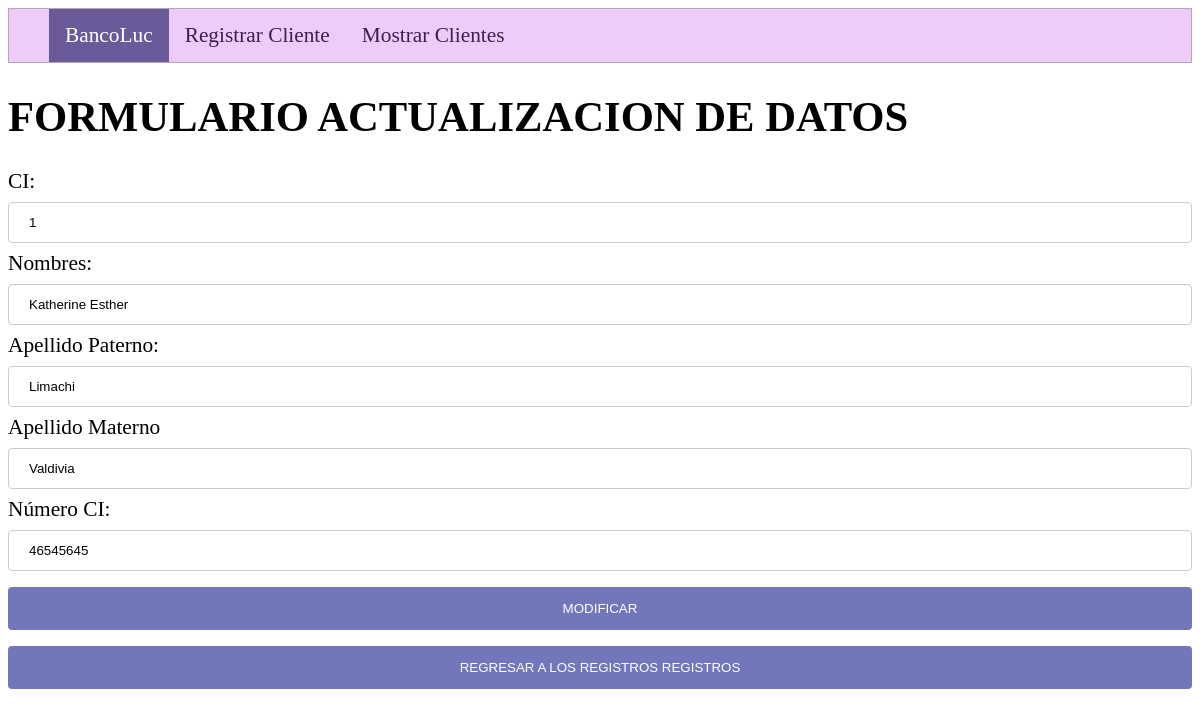
/cuentaBancaria/modificarCC.php?id=1, run on the app's committed database.
### tables this page shows
CREATE TABLE `persona` (
  `id` int(11) NOT NULL,
  `nombre` varchar(100) DEFAULT NULL,
  `apellidop` varchar(100) DEFAULT NULL,
  `apellidom` varchar(100) DEFAULT NULL,
  `ci` int(11) DEFAULT NULL
);

### cuentaBancaria/modificarCC.php (the view)
<?php
include "cabecera.php";
	if(isset($_REQUEST["id"])){
		include("conexion.php");
		$id=$_REQUEST["id"];
		$consulta="SELECT * FROM persona WHERE id='$id'";
		$resultado=mysqli_query($conexion, $consulta) or die ("No se ha podido ejecutar la consulta");
		$columna=mysqli_fetch_array($resultado);
	}
?>
<h1>FORMULARIO ACTUALIZACION DE DATOS</h1>
        <form action="actualizarCC.php" method="REQUEST">
        		<label>CI: </label>
			    <input type="text" name="id" value="<?php echo $columna['id']; ?>" readonly="readonly">
			    <label>Nombres: </label>
			    <input type="text" name="nombre" value="<?php echo $columna['nombre']; ?>">
			    <label>Apellido Paterno: </label>
			    <input type="text" name="apellidop" value="<?php echo $columna['apellidop']; ?>">
			    <label>Apellido Materno</label>
			    <input type="text" name="apellidom" value="<?php echo $columna['apellidom']; ?>">
			    <label>Número CI:</label>
			    <input type="text" name="ci" value="<?php echo $columna['ci']; ?>">
			    <input type="submit" value="MODIFICAR">
        </form>
	<form action="mostrar.php" method="REQUEST">
		<input type="submit" value="REGRESAR A LOS REGISTROS REGISTROS">
	</form>
<?php
include "pie.php";
 ?>

### cuentaBancaria/estilo2.css (style rules this page uses)
body { font-family: Comic Sans; font-size: 16pt; Background – color : #0A8087; }
input[type=text], select { width: 100%; padding: 12px 20px; margin: 8px 0; display: inline-block; border: 1px solid #ccc; border-radius: 4px; box-sizing: border-box; }
input[type=submit] { width: 100%; background-color: #7276BB; color: white; padding: 14px 20px; margin: 8px 0; border: none; border-radius: 4px; cursor: pointer; }

### data on the page
persona: id "1", nombre "Katherine Esther", apellidop "Limachi", apellidom "Valdivia", ci "46545645"
